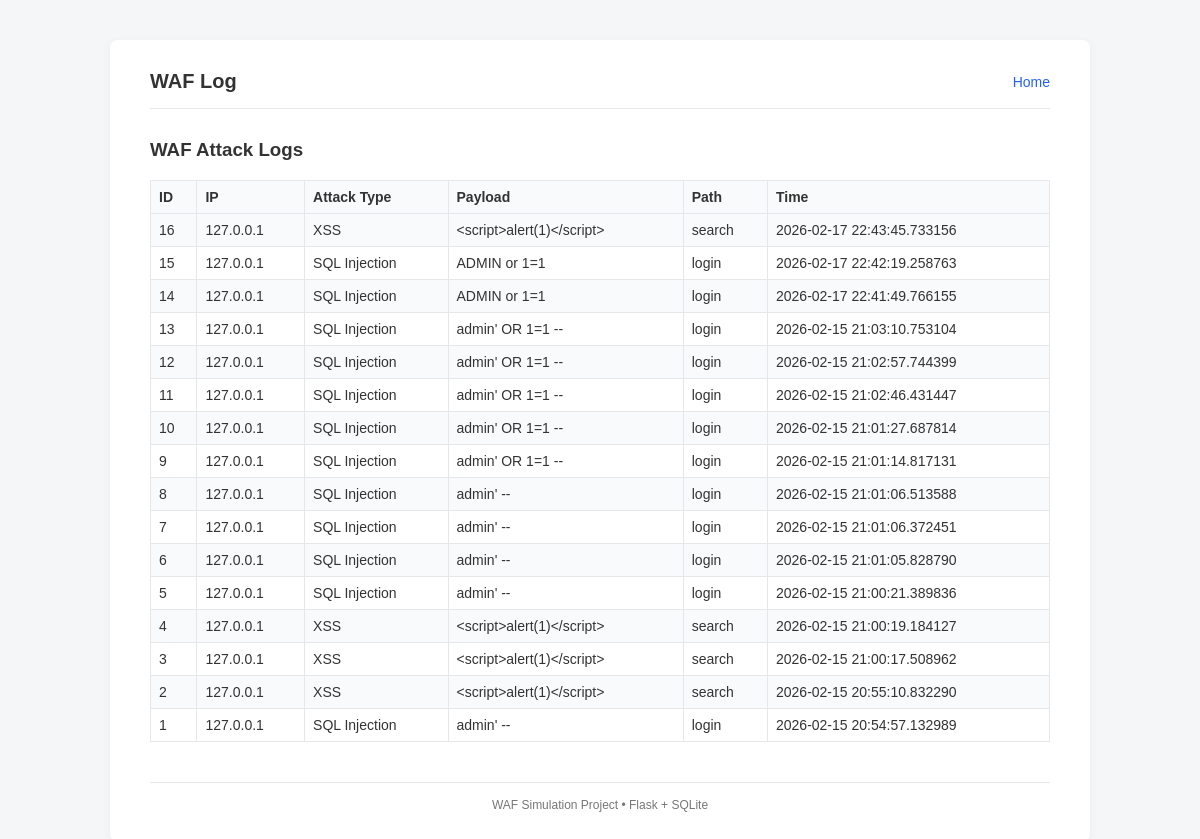
Page /logs on the earlier database version.
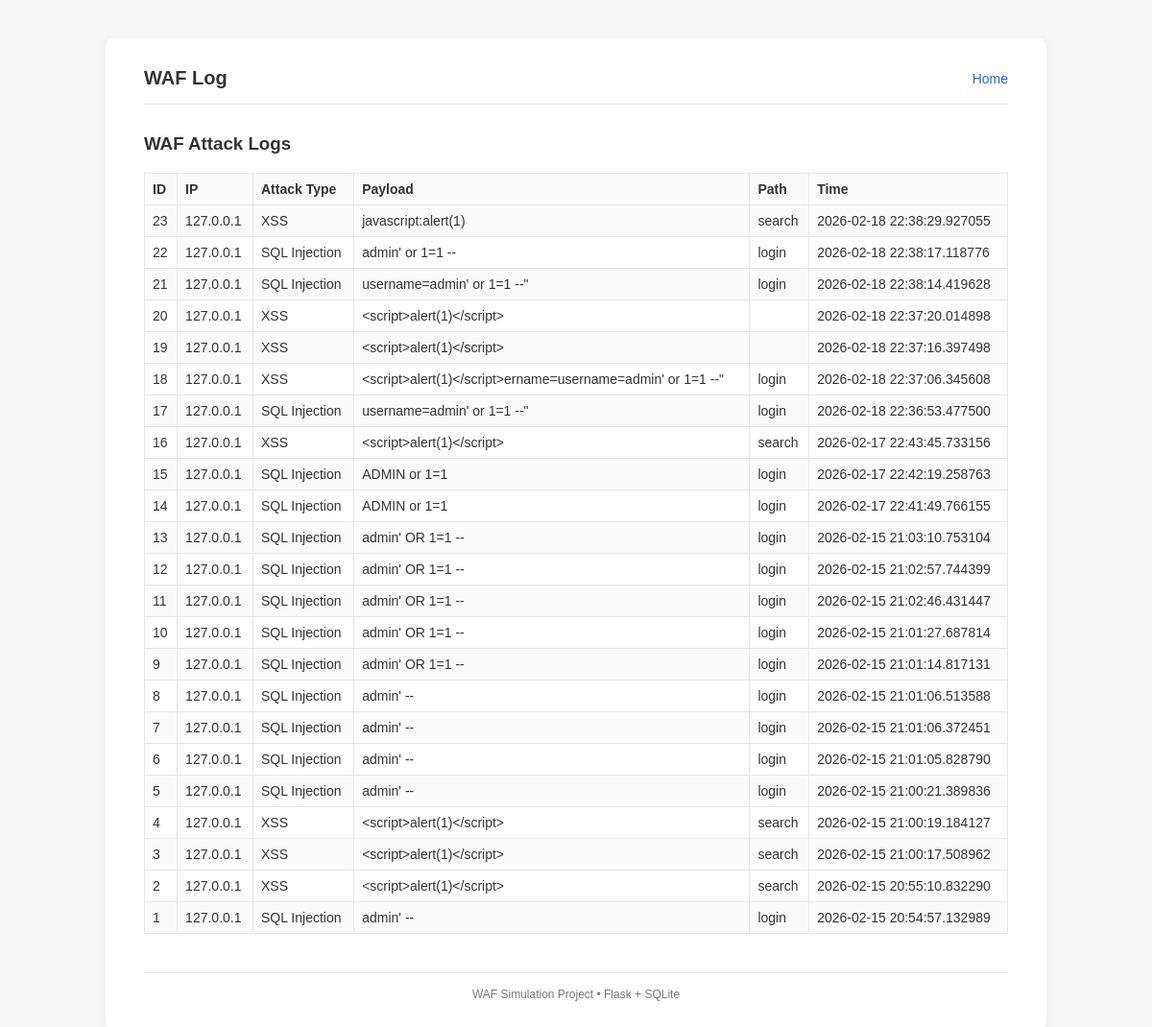
Same page on the later database version.
### tables this page shows
CREATE TABLE attack_logs (
            id INTEGER PRIMARY KEY AUTOINCREMENT,
            ip TEXT,
            attack_type TEXT,
            payload TEXT,
            path TEXT,
            timestamp TEXT
        );

### waf.py (the view)
@app.route("/logs")
def view_logs():
    conn = sqlite3.connect(DB_NAME)
    cursor = conn.cursor()
    cursor.execute("SELECT * FROM attack_logs ORDER BY timestamp DESC")
    logs = cursor.fetchall()
    conn.close()
    return render_template("waf_log_page.html", logs=logs)

### templates/waf_log_page.html
{% extends "base.html" %}
{% block content %}
<h3>WAF Attack Logs</h3>
<table>
    <tr>
        <th>ID</th>
        <th>IP</th>
        <th>Attack Type</th>
        <th>Payload</th>
        <th>Path</th>
        <th>Time</th>
    </tr>
    {% for log in logs %}
    <tr>
        <td>{{ log[0] }}</td>
        <td>{{ log[1] }}</td>
        <td>{{ log[2] }}</td>
        <td>{{ log[3] }}</td>
        <td>{{ log[4] }}</td>
        <td>{{ log[5] }}</td>
    </tr>
    {% endfor %}
</table>
{% endblock %}

### templates/base.html (shortened to what this page needs)
<!DOCTYPE html>
<html lang="en">
<head>
</head>
<body>
    <div class="wrapper">
        <header>
            <h1>WAF Log</h1>
            <nav>
                <a href="/">Home</a>
            </nav>
        </header>
        {% block content %}
        {% endblock %}
        <footer>
            WAF Simulation Project • Flask + SQLite
        </footer>
    </div>
</body>
</html>

### templates/base.html (style rules this page uses)
body { margin: 0; font-family: Arial, Helvetica, sans-serif; background-color: #f4f6f8; color: #333; }
.wrapper { max-width: 900px; margin: 40px auto; background: #ffffff; padding: 30px 40px; border-radius: 8px; box-shadow: 0 2px 10px rgba(0, 0, 0, 0.05); }
header { display: flex; justify-content: space-between; align-items: center; margin-bottom: 30px; padding-bottom: 15px; border-bottom: 1px solid #e5e7eb; }
header h1 { font-size: 20px; font-weight: 600; margin: 0; }
nav a { margin-left: 15px; text-decoration: none; color: #2563eb; font-size: 14px; }
footer { margin-top: 40px; padding-top: 15px; border-top: 1px solid #e5e7eb; font-size: 12px; color: #777; text-align: center; }
table { width: 100%; border-collapse: collapse; }
th, td { border: 1px solid #e5e7eb; padding: 8px; font-size: 14px; }
th { background-color: #f9fafb; text-align: left; }
tr:nth-child(even) { background-color: #f9fafb; }

Differences in the rows shown:
added attack_logs: id "23", ip "127.0.0.1", attack_type "XSS", payload "javascript:alert(1)", path "search", timestamp "2026-02-18 22:38:29.927055"
added attack_logs: id "22", ip "127.0.0.1", attack_type "SQL Injection", payload "admin' or 1=1 --", path "login", timestamp "2026-02-18 22:38:17.118776"
added attack_logs: id "21", ip "127.0.0.1", attack_type "SQL Injection", payload "username=admin' or 1=1 --\"", path "login", timestamp "2026-02-18 22:38:14.419628"
added attack_logs: id "20", ip "127.0.0.1", attack_type "XSS", payload "<script>alert(1)</script>", timestamp "2026-02-18 22:37:20.014898"
added attack_logs: id "19", ip "127.0.0.1", attack_type "XSS", payload "<script>alert(1)</script>", timestamp "2026-02-18 22:37:16.397498"
added attack_logs: id "18", ip "127.0.0.1", attack_type "XSS", payload "<script>alert(1)</script>ername=username=admin' or 1=1 --\"", path "login", timestamp "2026-02-18 22:37:06.345608"
added attack_logs: id "17", ip "127.0.0.1", attack_type "SQL Injection", payload "username=admin' or 1=1 --\"", path "login", timestamp "2026-02-18 22:36:53.477500"
